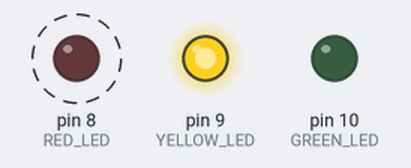
Bench run of a sketch on a simulated Arduino Uno, built with avr-gcc and run on an emulated ATmega328P. Shown: output pins drawn as LEDs (lit = HIGH). Dashed ring = blinking.

Above: at 0.05 s.
At 0.7 s:
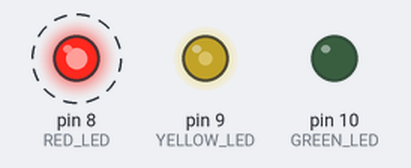
At 1.0 s:
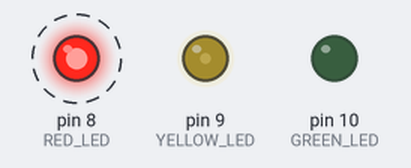
At 1.3 s:
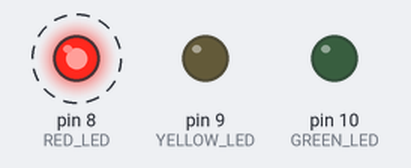
Timing chart, 0 to 5.9 s (numbered marks = the images above):
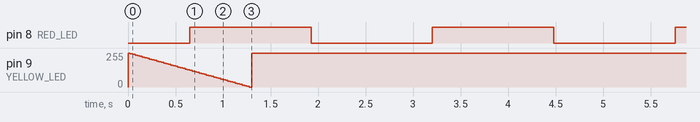

The sketch:

analog_3led.ino
```cpp
#define RED_LED 8
#define YELLOW_LED 9
#define GREEN_LED 10

#define DELAY 25
#define STEP_RED 5
#define STEP_YELLOW 5
#define STEP_GREEN 5

int hell_red = 0;
int hell_yellow = 255;
int hell_green = 0;

int richt_red = 1;
int richt_yellow = 0;
int richt_green = 1;

// the setup function runs once when you press reset or power the board
void setup() {
  // initialize digital pin 13 as an output.
  pinMode(RED_LED, OUTPUT);
  pinMode(YELLOW_LED, OUTPUT);
  pinMode(GREEN_LED, OUTPUT);
}

// the loop function runs over and over again forever
void loop() {
  analogWrite(RED_LED, hell_red);   // turn the LED on (HIGH is the voltage level)
  analogWrite(YELLOW_LED, hell_yellow);   // turn the LED on (HIGH is the voltage level)
  analogWrite(GREEN_LED, hell_green);   // turn the LED on (HIGH is the voltage level)

  if(richt_red == 1) {
    hell_red += STEP_RED;
  }
  else {
    hell_red -= STEP_RED;
  }

  if(richt_yellow == 1) {
    hell_yellow += STEP_YELLOW;
  }
  else {
    hell_yellow -= STEP_YELLOW;
  }

  if(hell_red == 0 || hell_red == 255) {
    richt_red *= -1;
  }
  if(hell_yellow == 0 || hell_yellow == 255) {
    richt_yellow *= -1;
  }

  delay(DELAY);               // wait for a second

}
```

Measured:
- by itself, pin 8 (RED_LED): alternates HIGH for 1.3 s and LOW for 1.3 s
- by itself, pin 9 (YELLOW_LED): ramps from 255/255 to 0/255 and jumps back, once every 1.3 s
